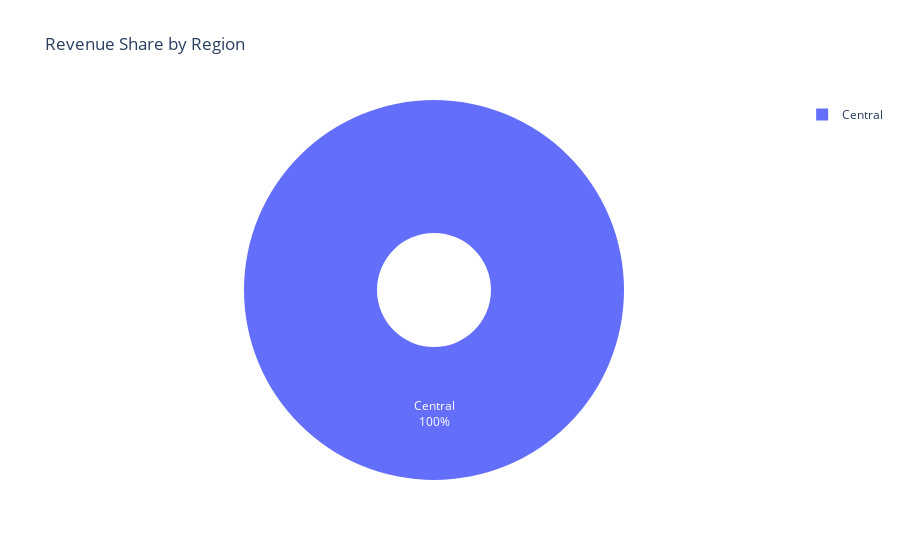

Here is the notebook cell this chart was saved with:
### Markdown cell above
#### Visualization: Revenue Share by Region (Pie Chart)

### Code cell
fig = px.pie(region_analysis, 
             values='Revenue', 
             names=region_analysis.index, 
             title='Revenue Share by Region',
             hole=0.3)
fig.update_traces(textposition='inside', textinfo='percent+label')
fig.show()

### Figure 1 — Plotly figure (JSON) as saved in the notebook; plotly's stock layout.template omitted (floating-point values rounded to 4 significant figures)
{"data": [{"domain": {"x": [0, 1], "y": [0, 1]}, "hole": 0.3, "hovertemplate": "Region=%{label}<br>Revenue=%{value}<extra></extra>", "labels": ["Central"], "legendgroup": "", "name": "", "showlegend": true, "textinfo": "percent+label", "textposition": "inside", "type": "pie", "values": [34470000.0]}], "layout": {"autosize": true, "legend": {"tracegroupgap": 0}, "title": {"text": "Revenue Share by Region"}}}
